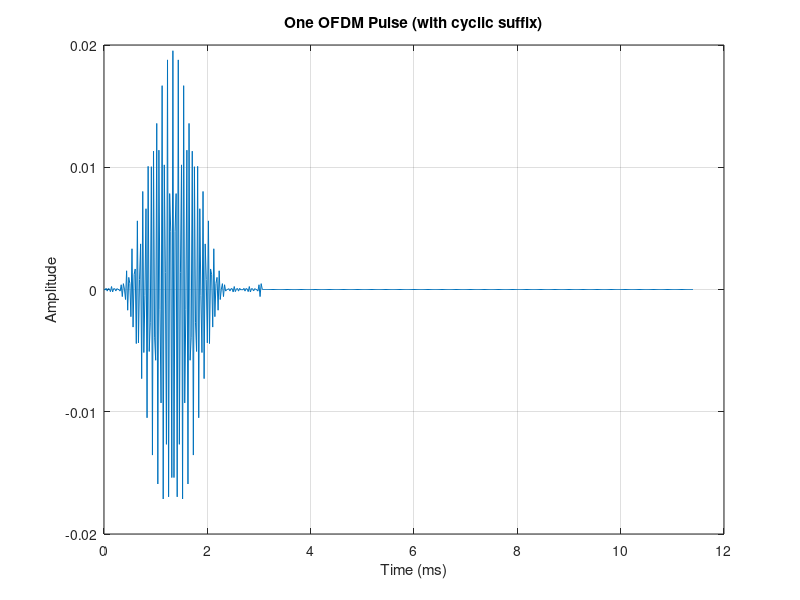

MATLAB code to generate this figure: (Note: this script raises an error after producing the figure.)
clc;
clear;
close all;   

%% OFDM Paramters
Fs = 48000; % sampling rate (Hz)
total_time = 120; % duration of signal (seconds)
symbol_len = 128; % OFDM symbol length (samples)
cyclic_suffix_len = 20; % (samples)
separation_len = 400; % each pulse separated by 400 samples
len = symbol_len + cyclic_suffix_len + separation_len; % total length of pulse (samples)
T = len / Fs; % duration of one pulse (seconds)
num_repititions = floor(total_time/T); % number of OFDM pulses per signal

% ------ Fading Configuration ------
% fading_ratio = 0.2;

%% Frequency Parameters
subcarrier_width = Fs / (symbol_len); % = 375 Hz
f = (0:symbol_len-1) * subcarrier_width; % vector spanning 0-48 kHz in 128 subcarriers

% identify indices in f corresponding to 18-20 kHz
lower_k = ceil(18000 / subcarrier_width);
upper_k = floor(20000 / subcarrier_width);
active_bins = lower_k+1 : upper_k + 1; % MATLAB uses 1 based indexing

%% IFFT to get time-domain OFDM symbol
X = zeros(1, symbol_len);
win = hann(length(active_bins))';
X(active_bins) = win .* (-1).^(0:length(active_bins)-1);

% X(active_bins) = (-1).^(0:length(active_bins)-1);
x_complex = ifft(X);
x_real = real(x_complex);

%% append cyclic suffix and separation
cyclic_suffix = x_real(1:cyclic_suffix_len);
ofdm_pulse = [x_real, cyclic_suffix]';  % 168 samples total

% % ofdm_smooth = ApplyFadingInStartAndEndOfSignal(ofdm_pulse, fading_ratio);

separation = zeros(separation_len,1);
full_pulse = [ofdm_pulse; separation];

%% generate repeated OFDM pulses
signal = repmat(full_pulse, 1, num_repititions);
signal = reshape(signal, [], 1);

%% audiowrite
signal = signal / max(abs(signal));  % Normalize to full scale
% audiowrite('ofdm_pulse_548.wav', signal, Fs);

%% plot
t = (0:len-1)/Fs*1000;  % in milliseconds
figure(1);
plot(t, full_pulse);
xlabel('Time (ms)');
ylabel('Amplitude');
title('One OFDM Pulse (with cyclic suffix)');
grid on;

figure(2);
pspectrum(signal(1:10*len),Fs,'spectrogram', ...
    'FrequencyLimits',[0 24000]);
title('Generated Chirp');
set(gca,'linewidth',2,'fontsize',26,'fontname','Arial');